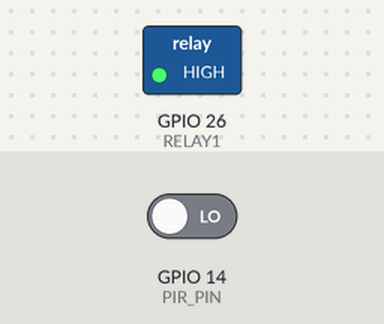
Recording of a sketch running on a simulated ESP32. Shown: switched loads named in the sketch (green lamp = pin HIGH). The test bench sets the inputs (shaded band); at power-on: GPIO 14 (PIR_PIN) LOW.

Above: at 1.2 s.
1.3 s: GPIO 14 (PIR_PIN) driven HIGH
At 2.7 s:
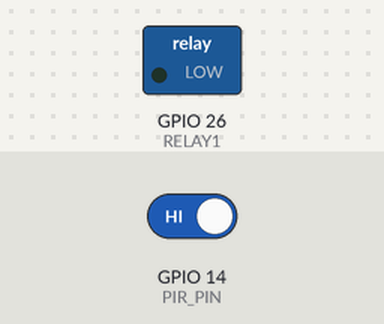
Timing chart, 0 to 4.3 s (numbered marks = the images above; inputs shaded):
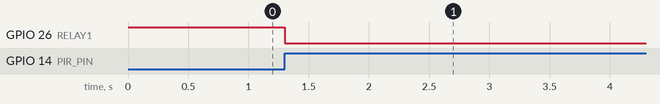

The sketch:

lightOnMotion.ino
```cpp
#define RELAY1 26
#define PIR_PIN 14

unsigned long lastMotionTime = 0;
const unsigned long lightTimeout = 10000;

void setup(){
  Serial.begin(115200);
  pinMode(RELAY1, OUTPUT);
  pinMode(PIR_PIN, INPUT);

  digitalWrite(RELAY1, HIGH); //as 2ch relay is active low
}
void loop(){
  int motion = digitalRead(PIR_PIN);

  if(motion == HIGH){
    digitalWrite(RELAY1, LOW); //as active low relay
    lastMotionTime = millis();

  }
  if(digitalRead(RELAY1) == LOW && (millis()-lastMotionTime > lightTimeout)){
    digitalWrite(RELAY1, HIGH);
    Serial.println("No motion for 10sec - Turn OFF light");
  }
  delay(100);
}
```

Measured:
- after the input at 1.3 s, GPIO 26 (RELAY1): HIGH → LOW at once
